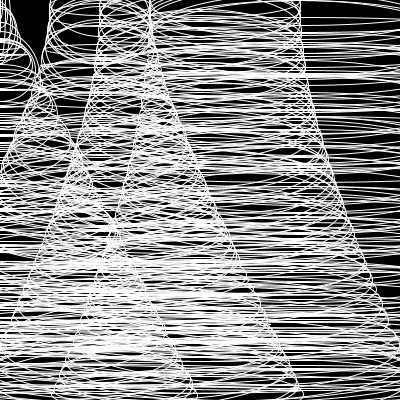
Frame 1 (no input)
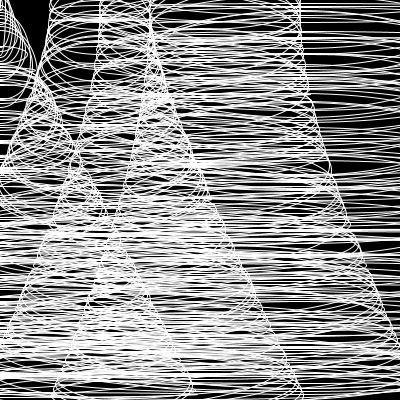
Frame 60 (the mouse pressed at the canvas centre just before this capture)
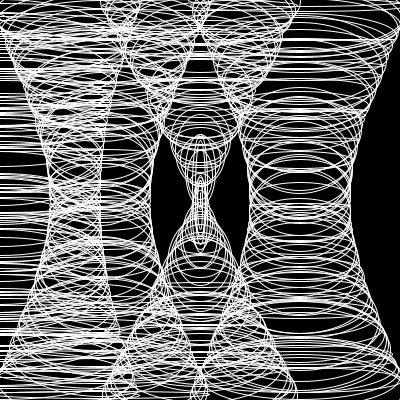
Frame 120 (the mouse held since frame 60 and released just before this capture)

The Processing sketch that drew these frames (run headless with seeded random() and noise(); from frame 60 on, the mouse is pressed at the canvas centre):

// Processing sketch: processing_136789
// ── processing_136789.pde


void setup(){
size(400,400);
}
void draw(){
  background(0);
for(int a = 0; a <width; a = a+100){
  for(int b = 0;  b <height; b = b+5){
stroke(255);
noFill();
float distancia = dist(mouseX,mouseY,a,b);
float tamano = random (102);

  ellipse(a,b,distancia,tamano);
  
  }
 }
}
